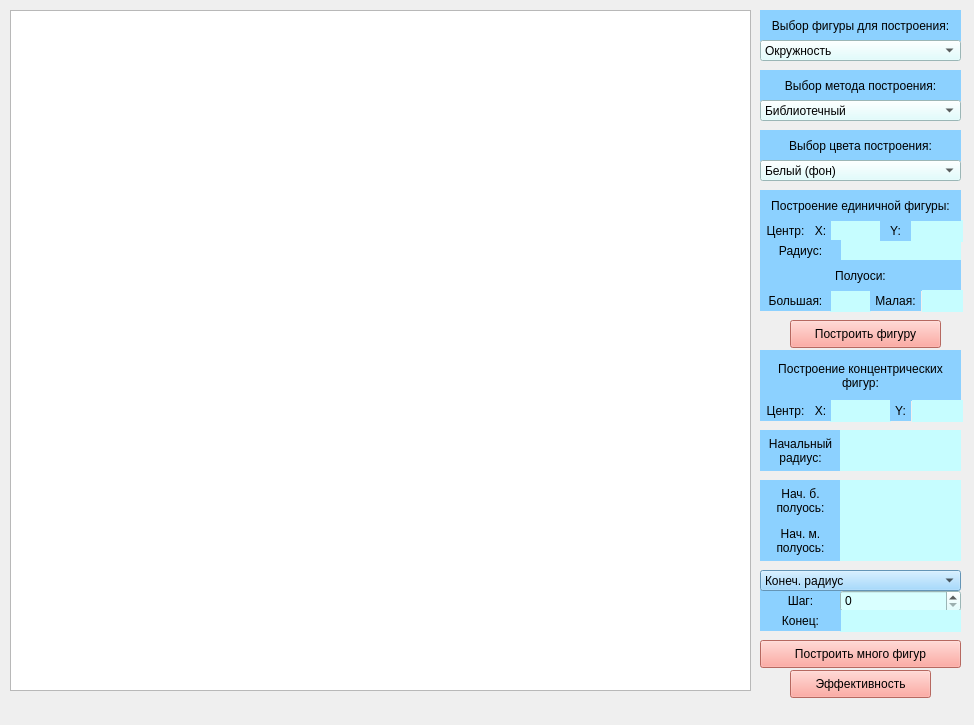
<?xml version="1.0" encoding="UTF-8"?>
<ui version="4.0">
 <class>MainWindow</class>
 <widget class="QMainWindow" name="MainWindow">
  <property name="geometry">
   <rect>
    <x>0</x>
    <y>0</y>
    <width>974</width>
    <height>725</height>
   </rect>
  </property>
  <property name="minimumSize">
   <size>
    <width>800</width>
    <height>600</height>
   </size>
  </property>
  <property name="windowTitle">
   <string>MainWindow</string>
  </property>
  <widget class="QWidget" name="centralwidget">
   <widget class="QGraphicsView" name="graphicsView">
    <property name="geometry">
     <rect>
      <x>10</x>
      <y>10</y>
      <width>741</width>
      <height>681</height>
     </rect>
    </property>
   </widget>
   <widget class="QLabel" name="figureLabel">
    <property name="geometry">
     <rect>
      <x>760</x>
      <y>10</y>
      <width>201</width>
      <height>31</height>
     </rect>
    </property>
    <property name="styleSheet">
     <string notr="true">background-color: rgb(140, 209, 255);</string>
    </property>
    <property name="text">
     <string>Выбор фигуры для построения:</string>
    </property>
    <property name="alignment">
     <set>Qt::AlignCenter</set>
    </property>
   </widget>
   <widget class="QComboBox" name="figureCombo">
    <property name="geometry">
     <rect>
      <x>760</x>
      <y>40</y>
      <width>201</width>
      <height>21</height>
     </rect>
    </property>
    <property name="styleSheet">
     <string notr="true">background-color: rgb(217, 255, 255);</string>
    </property>
    <item>
     <property name="text">
      <string>Окружность</string>
     </property>
    </item>
    <item>
     <property name="text">
      <string>Эллипс</string>
     </property>
    </item>
   </widget>
   <widget class="QPushButton" name="oneFigBut">
    <property name="geometry">
     <rect>
      <x>790</x>
      <y>320</y>
      <width>151</width>
      <height>28</height>
     </rect>
    </property>
    <property name="styleSheet">
     <string notr="true">background-color: rgb(255, 145, 135);</string>
    </property>
    <property name="text">
     <string>Построить фигуру</string>
    </property>
   </widget>
   <widget class="QLineEdit" name="centreEditX">
    <property name="geometry">
     <rect>
      <x>830</x>
      <y>220</y>
      <width>51</width>
      <height>22</height>
     </rect>
    </property>
    <property name="styleSheet">
     <string notr="true">background-color: rgb(198, 253, 255);</string>
    </property>
    <property name="frame">
     <bool>false</bool>
    </property>
    <property name="alignment">
     <set>Qt::AlignCenter</set>
    </property>
   </widget>
   <widget class="QLabel" name="methodLabel">
    <property name="geometry">
     <rect>
      <x>760</x>
      <y>70</y>
      <width>201</width>
      <height>31</height>
     </rect>
    </property>
    <property name="styleSheet">
     <string notr="true">background-color: rgb(140, 209, 255);</string>
    </property>
    <property name="text">
     <string>Выбор метода построения:</string>
    </property>
    <property name="alignment">
     <set>Qt::AlignCenter</set>
    </property>
   </widget>
   <widget class="QComboBox" name="methodCombo">
    <property name="geometry">
     <rect>
      <x>760</x>
      <y>100</y>
      <width>201</width>
      <height>21</height>
     </rect>
    </property>
    <property name="styleSheet">
     <string notr="true">background-color: rgb(217, 255, 255);</string>
    </property>
    <item>
     <property name="text">
      <string>Библиотечный</string>
     </property>
    </item>
    <item>
     <property name="text">
      <string>Параметрический</string>
     </property>
    </item>
    <item>
     <property name="text">
      <string>Канонический</string>
     </property>
    </item>
    <item>
     <property name="text">
      <string>Брезенхема</string>
     </property>
    </item>
    <item>
     <property name="text">
      <string>Средней точки</string>
     </property>
    </item>
   </widget>
   <widget class="QLabel" name="colorLabel">
    <property name="geometry">
     <rect>
      <x>760</x>
      <y>130</y>
      <width>201</width>
      <height>31</height>
     </rect>
    </property>
    <property name="styleSheet">
     <string notr="true">background-color: rgb(140, 209, 255);</string>
    </property>
    <property name="text">
     <string>Выбор цвета построения:</string>
    </property>
    <property name="alignment">
     <set>Qt::AlignCenter</set>
    </property>
   </widget>
   <widget class="QComboBox" name="colorCombo">
    <property name="geometry">
     <rect>
      <x>760</x>
      <y>160</y>
      <width>201</width>
      <height>21</height>
     </rect>
    </property>
    <property name="styleSheet">
     <string notr="true">background-color: rgb(217, 255, 255);</string>
    </property>
    <item>
     <property name="text">
      <string>Белый (фон)</string>
     </property>
    </item>
    <item>
     <property name="text">
      <string>Черный</string>
     </property>
    </item>
    <item>
     <property name="text">
      <string>Красный</string>
     </property>
    </item>
    <item>
     <property name="text">
      <string>Зеленый</string>
     </property>
    </item>
    <item>
     <property name="text">
      <string>Синий</string>
     </property>
    </item>
   </widget>
   <widget class="QPushButton" name="effectivityBut">
    <property name="geometry">
     <rect>
      <x>790</x>
      <y>670</y>
      <width>141</width>
      <height>28</height>
     </rect>
    </property>
    <property name="styleSheet">
     <string notr="true">background-color: rgb(255, 145, 135);</string>
    </property>
    <property name="text">
     <string>Эффективность</string>
    </property>
   </widget>
   <widget class="QPushButton" name="manyFigBut">
    <property name="geometry">
     <rect>
      <x>760</x>
      <y>640</y>
      <width>201</width>
      <height>28</height>
     </rect>
    </property>
    <property name="styleSheet">
     <string notr="true">background-color: rgb(255, 145, 135);</string>
    </property>
    <property name="text">
     <string>Построить много фигур</string>
    </property>
   </widget>
   <widget class="QLabel" name="figureLabel_2">
    <property name="geometry">
     <rect>
      <x>760</x>
      <y>190</y>
      <width>201</width>
      <height>31</height>
     </rect>
    </property>
    <property name="styleSheet">
     <string notr="true">background-color: rgb(140, 209, 255);</string>
    </property>
    <property name="text">
     <string>Построение единичной фигуры:</string>
    </property>
    <property name="alignment">
     <set>Qt::AlignCenter</set>
    </property>
   </widget>
   <widget class="QLineEdit" name="radEdit">
    <property name="geometry">
     <rect>
      <x>840</x>
      <y>240</y>
      <width>121</width>
      <height>22</height>
     </rect>
    </property>
    <property name="styleSheet">
     <string notr="true">background-color: rgb(198, 253, 255);</string>
    </property>
    <property name="frame">
     <bool>false</bool>
    </property>
    <property name="alignment">
     <set>Qt::AlignCenter</set>
    </property>
   </widget>
   <widget class="QLabel" name="figureLabel_4">
    <property name="geometry">
     <rect>
      <x>760</x>
      <y>220</y>
      <width>51</width>
      <height>21</height>
     </rect>
    </property>
    <property name="styleSheet">
     <string notr="true">background-color: rgb(140, 209, 255);</string>
    </property>
    <property name="text">
     <string>Центр:</string>
    </property>
    <property name="alignment">
     <set>Qt::AlignCenter</set>
    </property>
   </widget>
   <widget class="QLabel" name="figureLabel_5">
    <property name="geometry">
     <rect>
      <x>760</x>
      <y>240</y>
      <width>81</width>
      <height>21</height>
     </rect>
    </property>
    <property name="styleSheet">
     <string notr="true">background-color: rgb(140, 209, 255);</string>
    </property>
    <property name="text">
     <string>Радиус:</string>
    </property>
    <property name="alignment">
     <set>Qt::AlignCenter</set>
    </property>
   </widget>
   <widget class="QLabel" name="figureLabel_6">
    <property name="geometry">
     <rect>
      <x>760</x>
      <y>430</y>
      <width>81</width>
      <height>41</height>
     </rect>
    </property>
    <property name="styleSheet">
     <string notr="true">background-color: rgb(140, 209, 255);</string>
    </property>
    <property name="text">
     <string>Начальный радиус:</string>
    </property>
    <property name="alignment">
     <set>Qt::AlignCenter</set>
    </property>
    <property name="wordWrap">
     <bool>true</bool>
    </property>
   </widget>
   <widget class="QLabel" name="figureLabel_3">
    <property name="geometry">
     <rect>
      <x>760</x>
      <y>350</y>
      <width>201</width>
      <height>51</height>
     </rect>
    </property>
    <property name="styleSheet">
     <string notr="true">background-color: rgb(140, 209, 255);</string>
    </property>
    <property name="text">
     <string>Построение концентрических фигур:</string>
    </property>
    <property name="alignment">
     <set>Qt::AlignCenter</set>
    </property>
    <property name="wordWrap">
     <bool>true</bool>
    </property>
   </widget>
   <widget class="QLineEdit" name="radStartEdit">
    <property name="geometry">
     <rect>
      <x>840</x>
      <y>430</y>
      <width>121</width>
      <height>41</height>
     </rect>
    </property>
    <property name="styleSheet">
     <string notr="true">background-color: rgb(198, 253, 255);</string>
    </property>
    <property name="frame">
     <bool>false</bool>
    </property>
    <property name="alignment">
     <set>Qt::AlignCenter</set>
    </property>
   </widget>
   <widget class="QLabel" name="figureLabel_9">
    <property name="geometry">
     <rect>
      <x>760</x>
      <y>590</y>
      <width>81</width>
      <height>21</height>
     </rect>
    </property>
    <property name="styleSheet">
     <string notr="true">background-color: rgb(140, 209, 255);</string>
    </property>
    <property name="text">
     <string>Шаг:</string>
    </property>
    <property name="alignment">
     <set>Qt::AlignCenter</set>
    </property>
    <property name="wordWrap">
     <bool>true</bool>
    </property>
   </widget>
   <widget class="QSpinBox" name="stepBox">
    <property name="geometry">
     <rect>
      <x>840</x>
      <y>590</y>
      <width>121</width>
      <height>22</height>
     </rect>
    </property>
    <property name="styleSheet">
     <string notr="true">background-color: rgb(217, 255, 255);</string>
    </property>
    <property name="minimum">
     <number>0</number>
    </property>
    <property name="maximum">
     <number>1000</number>
    </property>
   </widget>
   <widget class="QLabel" name="figureLabel_10">
    <property name="geometry">
     <rect>
      <x>810</x>
      <y>220</y>
      <width>21</width>
      <height>21</height>
     </rect>
    </property>
    <property name="styleSheet">
     <string notr="true">background-color: rgb(140, 209, 255);</string>
    </property>
    <property name="text">
     <string>X:</string>
    </property>
    <property name="alignment">
     <set>Qt::AlignCenter</set>
    </property>
   </widget>
   <widget class="QLineEdit" name="centreEditY">
    <property name="geometry">
     <rect>
      <x>902</x>
      <y>220</y>
      <width>61</width>
      <height>22</height>
     </rect>
    </property>
    <property name="styleSheet">
     <string notr="true">background-color: rgb(198, 253, 255);</string>
    </property>
    <property name="frame">
     <bool>false</bool>
    </property>
    <property name="alignment">
     <set>Qt::AlignCenter</set>
    </property>
   </widget>
   <widget class="QLabel" name="figureLabel_11">
    <property name="geometry">
     <rect>
      <x>880</x>
      <y>220</y>
      <width>31</width>
      <height>21</height>
     </rect>
    </property>
    <property name="styleSheet">
     <string notr="true">background-color: rgb(140, 209, 255);</string>
    </property>
    <property name="text">
     <string>Y:</string>
    </property>
    <property name="alignment">
     <set>Qt::AlignCenter</set>
    </property>
   </widget>
   <widget class="QLineEdit" name="centreEditX2">
    <property name="geometry">
     <rect>
      <x>830</x>
      <y>400</y>
      <width>61</width>
      <height>22</height>
     </rect>
    </property>
    <property name="styleSheet">
     <string notr="true">background-color: rgb(198, 253, 255);</string>
    </property>
    <property name="frame">
     <bool>false</bool>
    </property>
    <property name="alignment">
     <set>Qt::AlignCenter</set>
    </property>
   </widget>
   <widget class="QLabel" name="figureLabel_7">
    <property name="geometry">
     <rect>
      <x>760</x>
      <y>400</y>
      <width>51</width>
      <height>21</height>
     </rect>
    </property>
    <property name="styleSheet">
     <string notr="true">background-color: rgb(140, 209, 255);</string>
    </property>
    <property name="text">
     <string>Центр:</string>
    </property>
    <property name="alignment">
     <set>Qt::AlignCenter</set>
    </property>
   </widget>
   <widget class="QLineEdit" name="centreEditY2">
    <property name="geometry">
     <rect>
      <x>912</x>
      <y>400</y>
      <width>51</width>
      <height>22</height>
     </rect>
    </property>
    <property name="styleSheet">
     <string notr="true">background-color: rgb(198, 253, 255);</string>
    </property>
    <property name="frame">
     <bool>false</bool>
    </property>
    <property name="alignment">
     <set>Qt::AlignCenter</set>
    </property>
   </widget>
   <widget class="QLabel" name="figureLabel_12">
    <property name="geometry">
     <rect>
      <x>890</x>
      <y>400</y>
      <width>21</width>
      <height>21</height>
     </rect>
    </property>
    <property name="styleSheet">
     <string notr="true">background-color: rgb(140, 209, 255);</string>
    </property>
    <property name="text">
     <string>Y:</string>
    </property>
    <property name="alignment">
     <set>Qt::AlignCenter</set>
    </property>
   </widget>
   <widget class="QLabel" name="figureLabel_13">
    <property name="geometry">
     <rect>
      <x>810</x>
      <y>400</y>
      <width>21</width>
      <height>21</height>
     </rect>
    </property>
    <property name="styleSheet">
     <string notr="true">background-color: rgb(140, 209, 255);</string>
    </property>
    <property name="text">
     <string>X:</string>
    </property>
    <property name="alignment">
     <set>Qt::AlignCenter</set>
    </property>
   </widget>
   <widget class="QLineEdit" name="bigAxisEdit">
    <property name="geometry">
     <rect>
      <x>830</x>
      <y>290</y>
      <width>41</width>
      <height>22</height>
     </rect>
    </property>
    <property name="styleSheet">
     <string notr="true">background-color: rgb(198, 253, 255);</string>
    </property>
    <property name="frame">
     <bool>false</bool>
    </property>
    <property name="alignment">
     <set>Qt::AlignCenter</set>
    </property>
   </widget>
   <widget class="QLabel" name="figureLabel_14">
    <property name="geometry">
     <rect>
      <x>870</x>
      <y>290</y>
      <width>51</width>
      <height>21</height>
     </rect>
    </property>
    <property name="styleSheet">
     <string notr="true">background-color: rgb(140, 209, 255);</string>
    </property>
    <property name="text">
     <string>Малая:</string>
    </property>
    <property name="alignment">
     <set>Qt::AlignCenter</set>
    </property>
   </widget>
   <widget class="QLabel" name="figureLabel_15">
    <property name="geometry">
     <rect>
      <x>760</x>
      <y>260</y>
      <width>201</width>
      <height>31</height>
     </rect>
    </property>
    <property name="styleSheet">
     <string notr="true">background-color: rgb(140, 209, 255);</string>
    </property>
    <property name="text">
     <string>Полуоси:</string>
    </property>
    <property name="alignment">
     <set>Qt::AlignCenter</set>
    </property>
   </widget>
   <widget class="QLabel" name="figureLabel_17">
    <property name="geometry">
     <rect>
      <x>760</x>
      <y>290</y>
      <width>71</width>
      <height>21</height>
     </rect>
    </property>
    <property name="styleSheet">
     <string notr="true">background-color: rgb(140, 209, 255);</string>
    </property>
    <property name="text">
     <string>Большая:</string>
    </property>
    <property name="alignment">
     <set>Qt::AlignCenter</set>
    </property>
   </widget>
   <widget class="QLineEdit" name="littleAxisEdit">
    <property name="geometry">
     <rect>
      <x>922</x>
      <y>290</y>
      <width>41</width>
      <height>22</height>
     </rect>
    </property>
    <property name="styleSheet">
     <string notr="true">background-color: rgb(198, 253, 255);</string>
    </property>
    <property name="frame">
     <bool>false</bool>
    </property>
    <property name="alignment">
     <set>Qt::AlignCenter</set>
    </property>
   </widget>
   <widget class="QComboBox" name="endTypeCombo">
    <property name="geometry">
     <rect>
      <x>760</x>
      <y>570</y>
      <width>201</width>
      <height>21</height>
     </rect>
    </property>
    <property name="styleSheet">
     <string notr="true">background-color: rgb(140, 209, 255);</string>
    </property>
    <item>
     <property name="text">
      <string>Конеч. радиус</string>
     </property>
    </item>
    <item>
     <property name="text">
      <string>Конеч. б. полуось</string>
     </property>
    </item>
    <item>
     <property name="text">
      <string>Конеч. м. полуось</string>
     </property>
    </item>
    <item>
     <property name="text">
      <string>Количество</string>
     </property>
    </item>
   </widget>
   <widget class="QLabel" name="figureLabel_18">
    <property name="geometry">
     <rect>
      <x>760</x>
      <y>480</y>
      <width>81</width>
      <height>41</height>
     </rect>
    </property>
    <property name="styleSheet">
     <string notr="true">background-color: rgb(140, 209, 255);</string>
    </property>
    <property name="text">
     <string>Нач. б. полуось:</string>
    </property>
    <property name="alignment">
     <set>Qt::AlignCenter</set>
    </property>
    <property name="wordWrap">
     <bool>true</bool>
    </property>
   </widget>
   <widget class="QLineEdit" name="bAxisStartEdit">
    <property name="geometry">
     <rect>
      <x>840</x>
      <y>480</y>
      <width>121</width>
      <height>41</height>
     </rect>
    </property>
    <property name="styleSheet">
     <string notr="true">background-color: rgb(198, 253, 255);</string>
    </property>
    <property name="frame">
     <bool>false</bool>
    </property>
    <property name="alignment">
     <set>Qt::AlignCenter</set>
    </property>
   </widget>
   <widget class="QLabel" name="figureLabel_19">
    <property name="geometry">
     <rect>
      <x>760</x>
      <y>520</y>
      <width>81</width>
      <height>41</height>
     </rect>
    </property>
    <property name="styleSheet">
     <string notr="true">background-color: rgb(140, 209, 255);</string>
    </property>
    <property name="text">
     <string>Нач. м. полуось:</string>
    </property>
    <property name="alignment">
     <set>Qt::AlignCenter</set>
    </property>
    <property name="wordWrap">
     <bool>true</bool>
    </property>
   </widget>
   <widget class="QLineEdit" name="lAxisStartEdit">
    <property name="geometry">
     <rect>
      <x>840</x>
      <y>520</y>
      <width>121</width>
      <height>41</height>
     </rect>
    </property>
    <property name="styleSheet">
     <string notr="true">background-color: rgb(198, 253, 255);</string>
    </property>
    <property name="frame">
     <bool>false</bool>
    </property>
    <property name="alignment">
     <set>Qt::AlignCenter</set>
    </property>
   </widget>
   <widget class="QLineEdit" name="endEdit">
    <property name="geometry">
     <rect>
      <x>840</x>
      <y>610</y>
      <width>121</width>
      <height>22</height>
     </rect>
    </property>
    <property name="styleSheet">
     <string notr="true">background-color: rgb(198, 253, 255);</string>
    </property>
    <property name="text">
     <string/>
    </property>
    <property name="frame">
     <bool>false</bool>
    </property>
    <property name="alignment">
     <set>Qt::AlignCenter</set>
    </property>
   </widget>
   <widget class="QLabel" name="figureLabel_8">
    <property name="geometry">
     <rect>
      <x>760</x>
      <y>610</y>
      <width>81</width>
      <height>21</height>
     </rect>
    </property>
    <property name="styleSheet">
     <string notr="true">background-color: rgb(140, 209, 255);</string>
    </property>
    <property name="text">
     <string>Конец:</string>
    </property>
    <property name="alignment">
     <set>Qt::AlignCenter</set>
    </property>
   </widget>
   <zorder>centreEditY</zorder>
   <zorder>graphicsView</zorder>
   <zorder>figureLabel</zorder>
   <zorder>figureCombo</zorder>
   <zorder>oneFigBut</zorder>
   <zorder>centreEditX</zorder>
   <zorder>methodLabel</zorder>
   <zorder>methodCombo</zorder>
   <zorder>colorLabel</zorder>
   <zorder>colorCombo</zorder>
   <zorder>effectivityBut</zorder>
   <zorder>manyFigBut</zorder>
   <zorder>figureLabel_2</zorder>
   <zorder>radEdit</zorder>
   <zorder>figureLabel_4</zorder>
   <zorder>figureLabel_5</zorder>
   <zorder>figureLabel_6</zorder>
   <zorder>figureLabel_3</zorder>
   <zorder>radStartEdit</zorder>
   <zorder>figureLabel_9</zorder>
   <zorder>stepBox</zorder>
   <zorder>figureLabel_10</zorder>
   <zorder>figureLabel_11</zorder>
   <zorder>centreEditX2</zorder>
   <zorder>figureLabel_7</zorder>
   <zorder>centreEditY2</zorder>
   <zorder>figureLabel_12</zorder>
   <zorder>figureLabel_13</zorder>
   <zorder>bigAxisEdit</zorder>
   <zorder>figureLabel_15</zorder>
   <zorder>figureLabel_17</zorder>
   <zorder>littleAxisEdit</zorder>
   <zorder>figureLabel_14</zorder>
   <zorder>endTypeCombo</zorder>
   <zorder>figureLabel_18</zorder>
   <zorder>bAxisStartEdit</zorder>
   <zorder>figureLabel_19</zorder>
   <zorder>lAxisStartEdit</zorder>
   <zorder>endEdit</zorder>
   <zorder>figureLabel_8</zorder>
  </widget>
  <widget class="QMenuBar" name="menubar">
   <property name="geometry">
    <rect>
     <x>0</x>
     <y>0</y>
     <width>974</width>
     <height>26</height>
    </rect>
   </property>
  </widget>
 </widget>
 <resources/>
 <connections/>
</ui>
